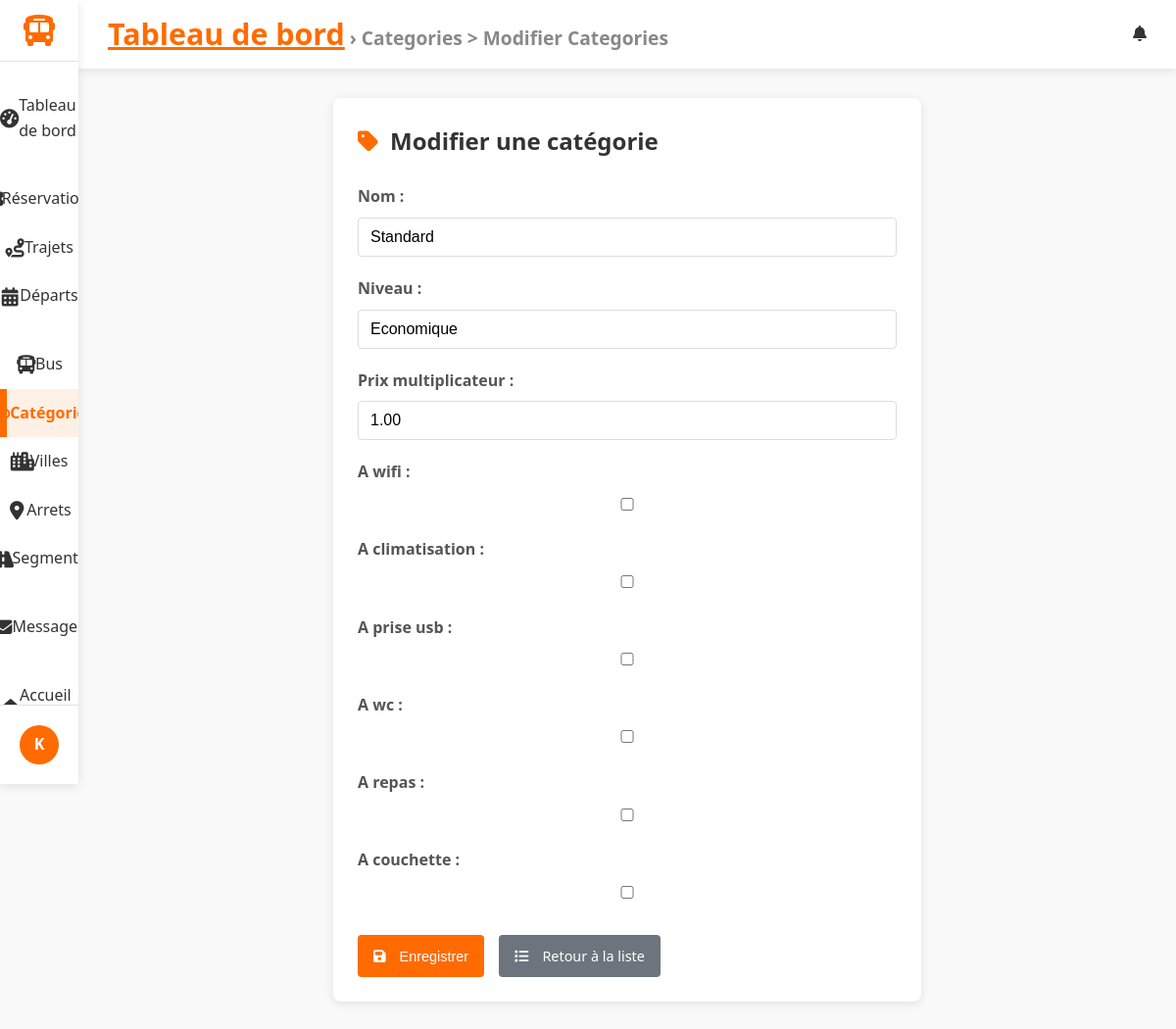
/dashboard/categories/4/edit/ (signed in), run on the app's committed database.
### accounts/models.py (models this page shows, shortened)
class CustomUser(AbstractUser):
    phone = models.CharField(max_length=20, blank=True, null=True, verbose_name="Numéro de téléphone")

### trips/models.py (models this page shows, shortened)
class Category(models.Model):
    class Niveau(models.TextChoices):
        ECONOMIQUE = "ECONOMIQUE", "Economique"
        CONFORT = "CONFORT", "Confort"
        VIP = "VIP", "VIP"
        NUIT = "NUIT", "Nuit"
    name = models.CharField(max_length=100, blank=True, default="")
    nom = models.CharField(max_length=100)
    niveau = models.CharField(max_length=20, choices=Niveau.choices, default=Niveau.ECONOMIQUE)
    prix_multiplicateur = models.DecimalField(max_digits=5, decimal_places=2, default=1.00)
    a_wifi = models.BooleanField(default=False)
    a_climatisation = models.BooleanField(default=False)
    a_prise_usb = models.BooleanField(default=False)
    a_wc = models.BooleanField(default=False)
    a_repas = models.BooleanField(default=False)
    a_couchette = models.BooleanField(default=False)

### gareci_admin/views.py (the view)
# urls.py: path("categories/<int:pk>/edit/", CategoryUpdateView.as_view(), name="category_edit"),
class CategoryUpdateView(StaffRequiredMixin,ActiveTabMixin, BreadcrumbMixin, UpdateSuccessMessageMixin, UpdateView):
    model = Category
    fields = ['nom', 'niveau', 'prix_multiplicateur', 'a_wifi', 'a_climatisation', 'a_prise_usb', 'a_wc', 'a_repas', 'a_couchette']
    template_name = 'dashboard/category_form.html'
    active_tab_value ='categories'
    breadcrumb_title = 'Categories > Modifier Categories'
    success_url = reverse_lazy('dashboard:category_list')

### gareci_admin/utils.py (called while the page is built)
    def test_func(self):
        return self.request.user.is_staff

    def get_context_data(self, **kwargs):
        context = super().get_context_data(**kwargs)
        if self.active_tab_value:
            context['active_tab'] = self.active_tab_value
        return context

    def get_context_data(self, **kwargs):
        context = super().get_context_data(**kwargs)
        if self.breadcrumb_title:
            context['breadcrumb_title'] = self.breadcrumb_title
        return context

### gareci_admin/templates/dashboard/category_form.html (shortened to what this page needs)
{% extends 'dashboard/dashboard_base.html' %}
{% block content %}
<div class="category-form-container">
    <div class="category-form-header">
        <i class="fas fa-tag"></i>
        <h2>{% if form.instance.pk %}Modifier{% else %}Ajouter{% endif %} une catégorie</h2>
    </div>
    <form method="post">
        {% for field in form %}
        <div class="form-group">
            {{ field.label_tag }}
            {{ field }}
        </div>
        {% endfor %}
        <div class="form-actions">
            <button type="submit" class="btn btn-primary">
                <i class="fas fa-save"></i> Enregistrer
            </button>
            <a href="{% url 'dashboard:category_list' %}" class="btn btn-secondary">
                <i class="fas fa-list"></i> Retour à la liste
            </a>
        </div>
    </form>
</div>
{% endblock %}

### gareci_admin/templates/dashboard/dashboard_base.html (shortened to what this page needs)
{% load static %}
<!DOCTYPE html>
<html lang="fr">
<head>
    <link rel="stylesheet" href="https://cdnjs.cloudflare.com/ajax/libs/font-awesome/6.4.0/css/all.min.css">
    <link rel="stylesheet" href="{% static 'css/gareci_admin/dashboards.css' %}">
    <link rel="stylesheet" href="{% static 'css/gareci_admin/reservation_list.css' %}">
    <link rel="stylesheet" href="{% static 'css/gareci_admin/reservation_form.css' %}">
    <link rel="stylesheet" href="{% static 'css/gareci_admin/reservation_confirm_delete.css' %}">
    <link rel="stylesheet" href="{% static 'css/gareci_admin/trip_form.css' %}">
    <link rel="stylesheet" href="{% static 'css/gareci_admin/trip_list.css' %}">
    <link rel="stylesheet" href="{% static 'css/gareci_admin/message_list.css' %}">
    <link rel="stylesheet" href="{% static 'css/gareci_admin/message_form.css' %}">
    <link rel="stylesheet" href="{% static 'css/gareci_admin/message_confirm_delete.css' %}">
    <link rel="stylesheet" href="{% static 'css/gareci_admin/departure_list_.css' %}">
    <link rel="stylesheet" href="{% static 'css/gareci_admin/departure_form.css' %}">
    <link rel="stylesheet" href="{% static 'css/gareci_admin/category_list.css' %}">
    <link rel="stylesheet" href="{% static 'css/gareci_admin/category_form.css' %}">
    <link rel="stylesheet" href="{% static 'css/gareci_admin/bus_list.css' %}">
    <link rel="stylesheet" href="{% static 'css/gareci_admin/bus_form.css' %}">
    <link rel="stylesheet" href="{% static 'css/gareci_admin/searchable_select.css' %}">
</head>
<body>
    <div class="dashboard-container">
        <aside class="sidebar">
            <div class="logo">
                <a href="{% url 'dashboard:index' %}">
                    <i class="fas fa-bus"></i>
                </a>
            </div>
            <nav class="sidebar-nav">
                <ul class="nav-list">
                    <li class="{% if active_tab == 'dashboard' %}active{% endif %}">
                        <a href="{% url 'dashboard:index' %}">
                            <i class="fas fa-tachometer-alt"></i> Tableau de bord
                        </a>
                    </li>
                    <li class="nav-section-header">
                    </li>
                    <li class="{% if active_tab == 'reservations' %}active{% endif %}">
                        <a href="{% url 'dashboard:reservation_list' %}">
                             Réservations
                        </a>
                    </li>
                    <li class="{% if active_tab == 'trips' %}active{% endif %}">
                        <a href="{% url 'dashboard:trip_list' %}">
                            <i class="fas fa-route"></i> Trajets
                        </a>
                    </li>
                    <li class="{% if active_tab == 'departures' %}active{% endif %}">
                        <a href="{% url 'dashboard:depart_list' %}">
                            <i class="fas fa-calendar-alt"></i> Départs
                        </a>
                    </li>
                    <li class="nav-section-header">
                    </li>
                    <li class="{% if active_tab == 'buses' %}active{% endif %}">
                        <a href="{% url 'dashboard:bus_list' %}">
                            <i class="fas fa-bus"></i> Bus
                        </a>
                    </li>
                    <li class="{% if active_tab == 'categories' %}active{% endif %}">
                        <a href="{% url 'dashboard:category_list' %}">
                            <i class="fas fa-tags"></i> Catégories
                        </a>
                    </li>
                    <li class="{% if active_tab == 'villes' %}active{% endif %}">
                        <a href="{% url 'dashboard:ville_list' %}">
                            <i class="fas fa-city"></i> Villes
                        </a>
                    </li>
                    <li class="{% if active_tab == 'arrets' %}active{% endif %}">
                        <a href="{% url 'dashboard:arret_list' %}">
                            <i class="fas fa-map-marker-alt"></i> Arrets
                        </a>
                    </li>
                    <li class="{% if active_tab == 'segments' %}active{% endif %}">
                        <a href="{% url 'dashboard:segment_list' %}">
                            <i class="fas fa-road"></i> Segments
                        </a>
                    </li>
                    <li class="nav-section-header">
                    </li>
                    <li class="{% if active_tab == 'messages' %}active{% endif %}">
                        <a href="{% url 'dashboard:message_list' %}">
                            <i class="fas fa-envelope"></i> Messages
                        </a>
                    </li>
                    <li class="nav-section-header">
                    </li>
                    <li class="{% if active_tab == 'messages' %}active{% endif %}">
                        <a href="{% url 'trips:home' %}">
                            <i class="fas fa-home"></i>Accueil Client
                        </a>
                    </li>
                </ul>
            </nav>
            <div class="sidebar-footer">
                <div class="user-profile">
                    <div class="user-avatar">
                        {% if user.profile.image %}
                            <img src="{{ user.profile.image.url }}" alt="{{ user.username }}">
                        {% else %}
                            <div class="avatar-initials">
                                {{ user.username|slice:":1"|upper }}
                            </div>
                        {% endif %}
                    </div>
                </div>
            </div>
        </aside>
        <main class="main-content">
            <header class="content-header">
                <div class="header-left">
                    <div class="breadcrumbs">
                        {% block breadcrumbs %}
                        <a href="{% url 'dashboard:index' %}">Tableau de bord</a>
                        {% if breadcrumb_title %} &rsaquo; {{ breadcrumb_title }}{% endif %}
                        {% endblock %}
                    </div>
                </div>
                <div class="header-right">
                    {% block header_actions %}
                    <div class="notifications">
                        <i class="fas fa-bell"></i>
                    </div>
                    {% endblock %}
                </div>
            </header>
            <div class="content-wrapper">
                {% block content %}{% endblock %}
            </div>
        </main>
    </div>
</body>
</html>

### static/css/gareci_admin/dashboards.css (style rules this page uses)
:root { --primary: #FF6B00; --primary-dark: #E05D00; --secondary: #0056B3; --dark: #333333; --light: #F5F5F5; --gray: #888888; --light-gray: #E0E0E0; --sidebar-width: 280px; --sidebar-collapsed-width: 80px; --header-height: 70px; --blue: #4285F4; --green: #34A853; --orange: #FBBC05; --red: #EA4335; --border-radius: 8px; --box-shadow: 0 2px 10px rgba(0, 0, 0, 0.1); --transition: all 0.3s ease; }
* { margin: 0; padding: 0; box-sizing: border-box; }
body { font-family: 'Segoe UI', Tahoma, Geneva, Verdana, sans-serif; background-color: #f9f9f9; color: var(--dark); line-height: 1.6; }
.dashboard-container { display: flex; min-height: 100vh; }
.sidebar { width: var(--sidebar-width); background-color: white; box-shadow: var(--box-shadow); display: flex; flex-direction: column; transition: var(--transition); z-index: 100; height: 100vh; position: fixed; }
.logo { display: flex; align-items: center; padding: 20px; border-bottom: 1px solid var(--light-gray); }
.logo a { text-decoration:none ; display: flex; align-items: center; }
.logo i { font-size: 2rem; color: var(--primary); margin-right: 10px; }
.sidebar-nav { flex: 1; padding: 20px 0; overflow-y: auto; }
.nav-list { list-style: none; }
.nav-section-header { padding: 15px 20px 5px; font-size: 0.8rem; text-transform: uppercase; color: var(--gray); letter-spacing: 0.5px; }
.nav-list li a { display: flex; align-items: center; padding: 12px 20px; color: var(--dark); text-decoration: none; transition: var(--transition); }
.nav-list li a i { margin-right: 10px; width: 20px; text-align: center; }
.nav-list li.active a { background-color: rgba(255, 107, 0, 0.1); color: var(--primary); border-left: 3px solid var(--primary); }
li.active { background-color: var(--accent); font-weight: bold; border-left: 4px solid var(--primary); }
.sidebar-footer { padding: 20px; border-top: 1px solid var(--light-gray); }
.user-profile { display: flex; align-items: center; }
.user-avatar { margin-right: 12px; }
.avatar-initials { width: 40px; height: 40px; border-radius: 50%; background-color: var(--primary); color: white; display: flex; align-items: center; justify-content: center; font-weight: bold; }
.main-content { flex: 1; margin-left: var(--sidebar-width); transition: var(--transition); min-height: 100vh; display: flex; flex-direction: column; }
.content-header { display: flex; justify-content: space-between; align-items: center; padding: 0 30px; height: var(--header-height); background-color: white; box-shadow: var(--box-shadow); position: sticky; top: 0; z-index: 90; }
.header-left { display: flex; align-items: center; }
.breadcrumbs { font-size: 1.2rem; color: var(--gray); font-weight: bolder; }
.breadcrumbs a { color: var(--primary); font-size: 1.9rem; font-weight: bolder; }
.header-right { display: flex; align-items: center; gap: 20px; }
.notifications { position: relative; cursor: pointer; }
.content-wrapper { flex: 1; padding: 30px; background-color: #f9f9f9; }
.btn { display: inline-flex; align-items: center; justify-content: center; padding: 8px 16px; border-radius: var(--border-radius); font-weight: 500; cursor: pointer; transition: var(--transition); border: none; font-size: 0.9rem; }
.btn i { margin-right: 6px; }
.btn-primary { background-color: var(--primary); color: white; }
@media (max-width: 1200px) { .sidebar { width: var(--sidebar-collapsed-width); } }
@media (max-width: 1200px) { .logo { justify-content: center; padding: 15px 0; } }
@media (max-width: 1200px) { .logo i { margin-right: 0; } }
@media (max-width: 1200px) { .nav-list li a { justify-content: center; padding: 12px 0; } }
@media (max-width: 1200px) { .nav-list li a i { margin-right: 0; font-size: 1.2rem; } }
@media (max-width: 1200px) { .user-avatar { margin-right: 0; } }
@media (max-width: 1200px) { .main-content { margin-left: var(--sidebar-collapsed-width); } }

### static/css/gareci_admin/reservation_list.css (style rules this page uses)
.btn { display: inline-flex; align-items: center; justify-content: center; padding: 8px 12px; border-radius: 4px; font-weight: 500; text-decoration: none; font-size: 0.85rem; transition: all 0.3s; border: none; cursor: pointer; }

### static/css/gareci_admin/reservation_confirm_delete.css (style rules this page uses)
.btn { display: inline-flex; align-items: center; justify-content: center; padding: 10px 16px; border-radius: 4px; font-weight: 500; text-decoration: none; font-size: 0.9rem; transition: all 0.3s; border: none; cursor: pointer; gap: 8px; }
.btn-secondary { background-color: #6c757d; color: white; }
.form-actions { display: flex; gap: 15px; margin-top: 30px; flex-wrap: wrap; }

### data on the page
CustomUser: username "K"
Category: form "Standard" "1.00"

### other printed values
{{ breadcrumb_title }} "Categories > Modifier Categories"
{{ field.label_tag }} "Nom :" "Niveau :" "Prix multiplicateur :" "A wifi :" "A climatisation :" "A prise usb :" "A wc :" "A repas :" "A couchette :"
